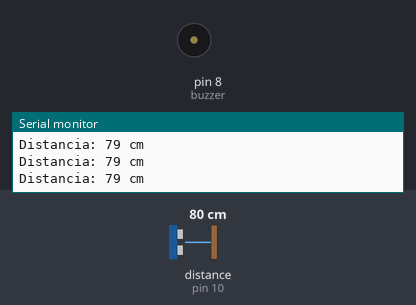
A sketch run on a simulated Arduino Uno, built with avr-gcc and run on an emulated ATmega328P. Parts: buzzer (waves = sounding, pin HIGH), the last lines printed to the serial monitor. Wiring (inferred from the names in the program): ultrasonic range finder: trigger pin 9; echo pin 10. Inputs (shaded band) come from the test bench; at power-on: distance to the obstacle (sensor on pin 10) 80 cm. The echo pulse lasts 58.3 µs per cm; pins used as bus, display or sensor lines are not drawn.

Above: at 1.2 s.
1.3 s: distance to the obstacle (sensor on pin 10) set to 12 cm
2.8 s: distance to the obstacle (sensor on pin 10) set to 9 cm
At 4.0 s:
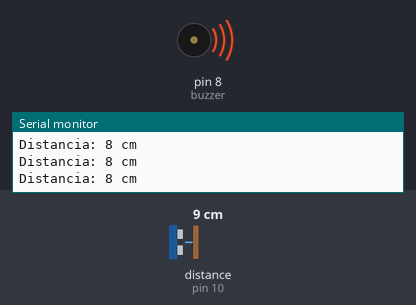
4.3 s: distance to the obstacle (sensor on pin 10) set to 35 cm
At 5.9 s:
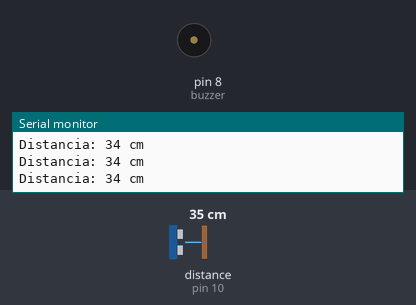
Timing chart, 0 to 7.4 s (numbered marks = the images above; inputs shaded):
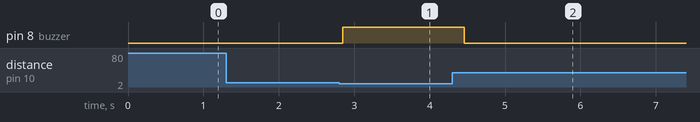

Measured:
- the behaviour switches between 11 and 10 cm on distance to the obstacle (sensor on pin 10) (found by bisection; images 0 and 1)
- after the input at 2.8 s, pin 8 (buzzer): LOW → HIGH after 0.05 s
- after the input at 4.3 s, pin 8 (buzzer): HIGH → LOW after 0.16 s

The sketch:

Ej2opcional.ino
```cpp
const int trigPin = 9;
const int echoPin = 10;
const int buzzer = 8;

long duracion;
int distancia;

void setup() {
  pinMode(trigPin, OUTPUT);  // TRIG como salida
  pinMode(echoPin, INPUT);   // ECHO como entrada
  pinMode(buzzer, OUTPUT);   // Buzzer como salida

  Serial.begin(9600);
}

void loop() {
  digitalWrite(trigPin, LOW);
  delayMicroseconds(2);

  digitalWrite(trigPin, HIGH);
  delayMicroseconds(10);
  digitalWrite(trigPin, LOW);

  duracion = pulseIn(echoPin, HIGH);

  distancia = duracion * 0.034 / 2;

  Serial.print("Distancia: ");
  Serial.print(distancia);
  Serial.println(" cm");

  if (distancia < 10) {
    digitalWrite(buzzer, HIGH);
  } else {
    digitalWrite(buzzer, LOW);
  }

  delay(200);
}
```
